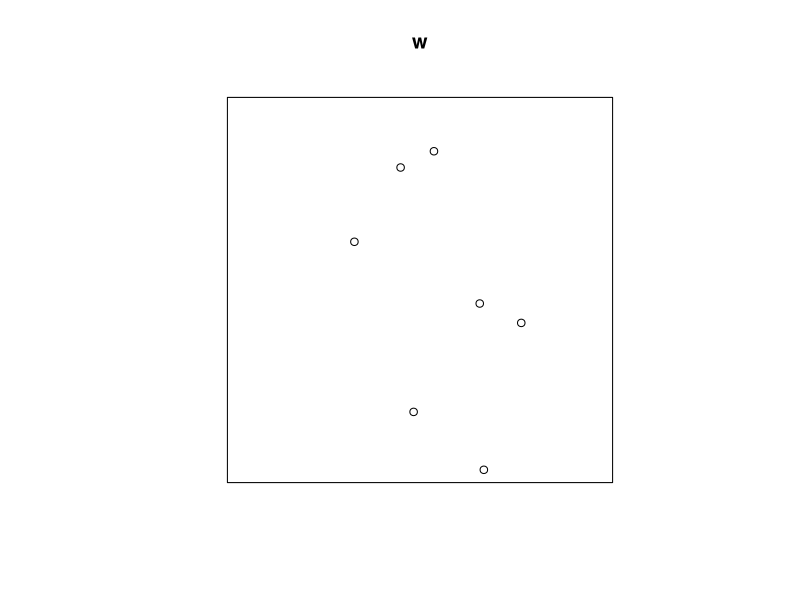

The R script that drew this image:
library(spatstat.geom)
w <- unit.square()
xy <- stratrand(w, 1, 7)
plot(w)
points(xy)
x<-xy$x

HeapBottomUp<-function(vec){
  n<-length(vec)
  f<-floor(n/2)
  for (i in f:1){
    k<-i
    v<-vec[i]
    heap<-FALSE
    while (!heap && 2*k<=n){
      j<-2*k
      if (j < n){
        if (vec[j]<vec[j+1]){
          j<-j+1
        }
      }
      if (v>=vec[j]){
        heap<-TRUE
      }
      else {
        vec[k]<-vec[j]
        k<-j
      }
    }
    vec[k]<-v
  }  
    return(vec)
}    
    
h<-c(2,9,7,6,5,8)
f<-floor(length(h)/2)
f
HeapBottomUp(h)

Heapsort<-function(vec){
  l<-length(vec)
  sortvec<-numeric(length(vec))
  i=1
  while (length(vec)>1){
    vec<-HeapBottomUp(vec)
    n<-length(vec)
    v_n<-vec[n]
    sortvec[i]<-vec[1]
    vec[1]<-v_n
    vec<-vec[1:n-1]
    i<-i+1
  }
  sortvec[l]<-vec[1]
  return(sortvec)
}
Heapsort(h)
